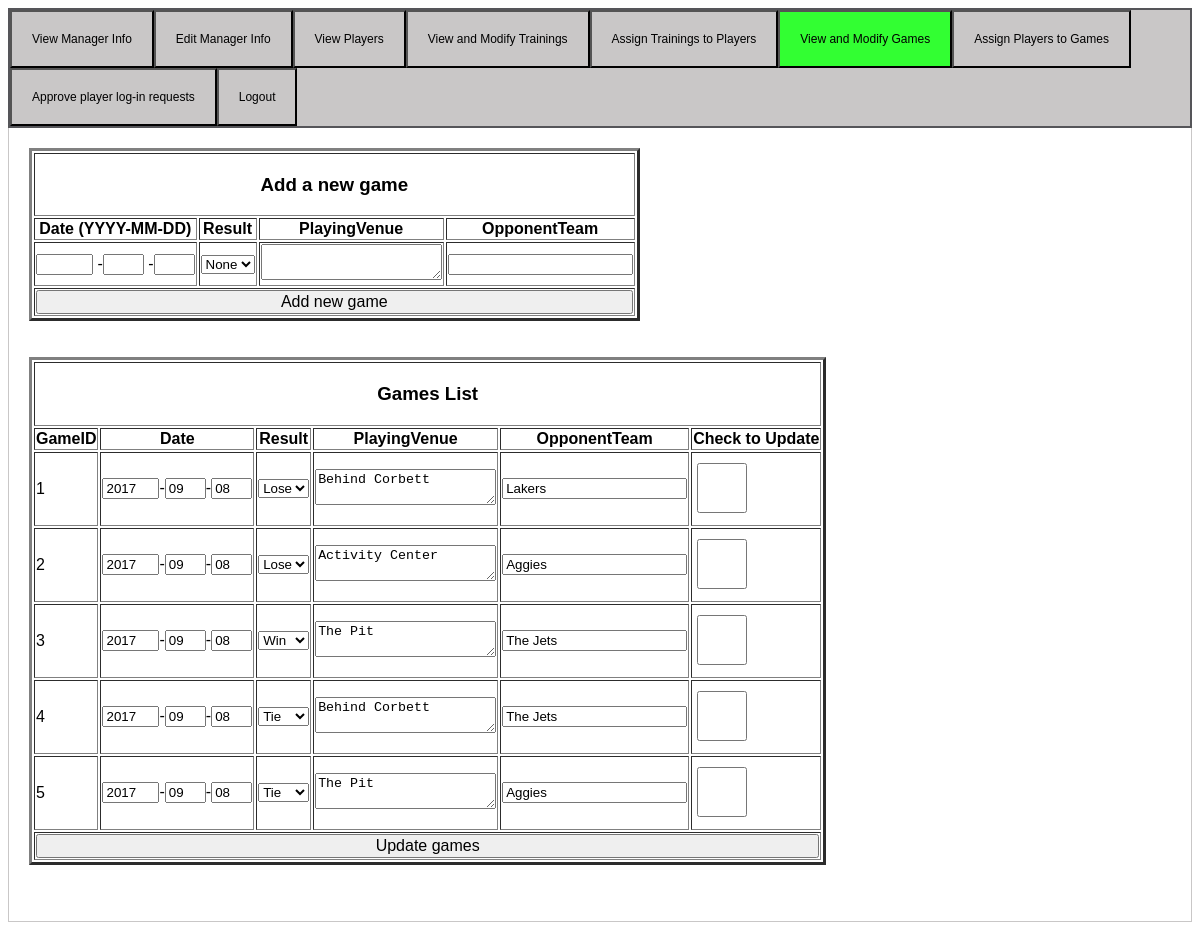
Page /cs482502/view_and_modify_games.php on the committed database.
### tables this page shows
create table Game(
    GameID	        int,
    Date	        date not null,
    Result	        varchar(16) not null,
    PlayingVenue	varchar(256) not null,
    OpponentTeam	varchar(32) not null,
    primary key(GameID)
);

### cs482502/view_and_modify_games.php (the view, shortened to what this page needs)
<?php
    include("manager_view.php");
?>
<!doctype html>
<html>
    <head>
    </head>
    <body>
    <div class = tabcontent>
            <table border = '3'>
                <tr>
                    <th colspan='4'><h3> Add a new game </h3></th>
                </tr>
                <tr>
                    <th>Date (YYYY-MM-DD)</th>
                    <th>Result</th>
                    <th>PlayingVenue</th>
                    <th>OpponentTeam</th>
                </tr>
                <form method = "post">
                <tr>
                        <td>
                            <input type = "text" name = "year_date" size = "4" maxlength = "4" onkeypress="return event.charCode >= 48 && event.charCode <= 57"/>
                            -<input type = "text" name = "month_date" size = "2" maxlength = "2" onkeypress="return event.charCode >= 48 && event.charCode <= 57"/>
                            -<input type = "text" name = "day_date" size = "2" maxlength = "2" onekypress="return event.charCode >= 48 && event.charCode <= 57"/>
                        </td>
                        <td>
                            <select name = "result_select" required>
                                <option value = "">None</option>
                            </select>
                        </td>
                        <td><textarea name = "playing_venue" maxlength = "256"></textarea></td>
                        <td><input type = "text" name = "opponent_team" maxlength = "32"</td>
                </tr>
                <tr>
                        <td colspan = '4'><input type = "submit" name = "add_button" value = "Add new game" class = "op"/></td>
                </tr>
                </form>
            </table>
            <table border = '3'>
                <tr>
                    <th colspan='7'> <h3> Games List </h3></th>
                </tr>
                <tr>
                    <th> GameID </th>
                    <th> Date </th>
                    <th> Result </th>
                    <th> PlayingVenue </th>
                    <th> OpponentTeam </th>
                    <th> Check to Update </th>
                </tr>
                <?php
                    print "<form method = \"post\">";
                    $row_num = 0;
                    $game_query = mysql_query("select * from Game order by GameID asc;");
                    while($row = mysql_fetch_array($game_query)){
                        $game_ID = $row['GameID'];
                        $year = date('Y',strtotime($row['Date']));
                        $month = date('m',strtotime($row['Date']));
                        $day = date('d',strtotime($row['Date']));
                        $result = $row['Result'];
                        $play_venue = $row['PlayingVenue'];
                        $opt_team = $row['OpponentTeam'];
                        print "<tr><td>".$game_ID." </td><td><input type = \"text\" name = \"YEAR{".$row_num."}\" size = \"4\" maxlength = \"4\" onkeypress=\"return event.charCode >= 48 && event.charCode <= 57\" value = '$year'/>-<input type = \"text\" name = \"MONTH{".$row_num."}\" size = \"2\" maxlength = \"2\" onkeypress=\"return event.charCode >= 48 && event.charCode <= 57\" value = '$month'/>-<input type = \"text\" name = \"DAY{".$row_num."}\" size = \"2\" maxlength = \"2\" onekeypress=\"return event.charCode >= 48 && event.charCode <= 57\" value = '$day'/></td>";
                               print "<td><select name = \"RESULT{".$row_num."}\">";
                                if($result === "Win"){
                                    print "<option selected = \"selected\" value = \"Win\">Win</option><option value = \"Tie\">Tie</option><option value = \"Lose\">Lose</option>";
                                }else if($result === "Tie"){
                                    print "<option value = \"Win\">Win</option><option value = \"Tie\" selected = \"selected\">Tie</option><option value = \"Lose\">Lose</option>";
                                }else{
                                    print "<option value =\"Win\">Win</option><option value = \"Tie\">Tie</option><option selected = \"selected\" value = \"Lose\">Lose</option>";
                                }
                                print "</select></td>
                                <td style = \"height: 70px\">"."<textarea name =\"PV{".$row_num."}\" maxlength = \"256\">".$play_venue."</textarea> </td>
                                <td><input type = \"text\" name = \"OPT{".$row_num."}\" maxlength = \"32\"/ value = '$opt_team'></td>
                                <td><input type = \"checkbox\" name = \"update{".$row_num."}\" /></td>
                        </tr>";
                        $row_num++;
                   }
                ?>
                <tr>
                    <td colspan = '7'> <input type = "submit" name = "update_button" value = "Update games" class = "op" /></td>
                    </form>
            </table>
            <br><br>
    </div>
    </body>
</html>

### cs482502/manager_view.php (style rules this page uses)
body { font-family: "Helvetica", sans-serif; }
.tabcontent { padding: 20px 20px; border: 1px solid #c9c7c7; border-top: none; }

### cs482502/view_and_modify_games.php (style rules this page uses)
input[type=checkbox] { width:50px;height:50px; }
input.op { box-sizing: border-box; width:100%; font-size:100%; }

### rows in the picture
game: GameID "1", Date "2017", Date "09", Date "08", Result "Lose", PlayingVenue "Behind Corbett", OpponentTeam "Lakers"
game: GameID "2", Date "2017", Date "09", Date "08", Result "Lose", PlayingVenue "Activity Center", OpponentTeam "Aggies"
game: GameID "3", Date "2017", Date "09", Date "08", Result "Win", PlayingVenue "The Pit", OpponentTeam "The Jets"
game: GameID "4", Date "2017", Date "09", Date "08", Result "Tie", PlayingVenue "Behind Corbett", OpponentTeam "The Jets"
game: GameID "5", Date "2017", Date "09", Date "08", Result "Tie", PlayingVenue "The Pit", OpponentTeam "Aggies"
